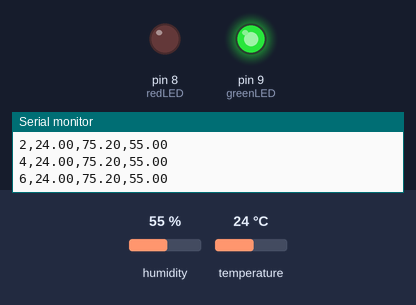
A sketch run on a simulated Arduino Uno, built with avr-gcc and run on an emulated ATmega328P. Parts: output pins drawn as LEDs (lit = HIGH), the last lines printed to the serial monitor. The inputs (shaded band) are chosen by the test bench; at power-on: humidity 55 %, temperature 24 °C.

Above: at 6.8 s.
6.9 s: humidity set to 79 %
12.3 s: humidity set to 82 %
At 14.4 s:
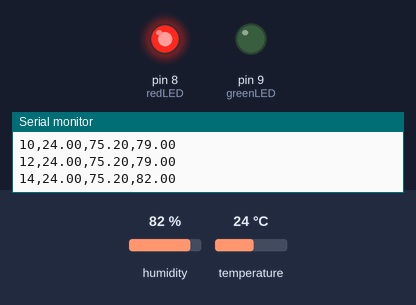
17.7 s: humidity set to 22 %
At 18.7 s:
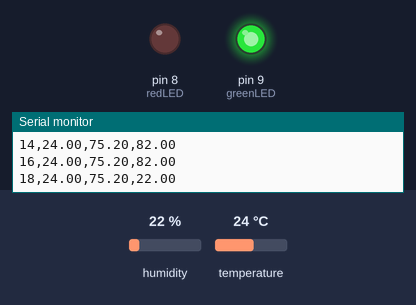
23.1 s: humidity set to 88 %
At 27.2 s:
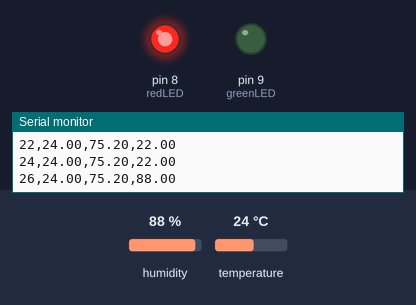
Timing chart, 0 to 28.7 s (numbered marks = the images above; inputs shaded):
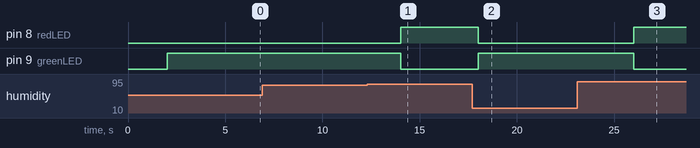

The sketch:

dht11_station.ino
```cpp
#include <DHT.h>

#define DHTPIN 2
#define DHTTYPE DHT11

DHT dht(DHTPIN, DHTTYPE);


const int redLED = 8;
const int greenLED = 9;

unsigned long previousMillis = 0;
const long interval = 2000;

void setup() {
  Serial.begin(9600);
  dht.begin();

  pinMode(redLED, OUTPUT);
  pinMode(greenLED, OUTPUT);

  Serial.println("timestamp,temp_C,temp_F,humidity");
}

void loop() {
  unsigned long currentMillis = millis();

  if (currentMillis - previousMillis >= interval) {
    previousMillis = currentMillis;

    float tempC = dht.readTemperature();
    float humidity = dht.readHumidity();
    float tempF = (tempC * 9.0 / 5.0) + 32;

    if (isnan(tempC) || isnan(humidity)) {
      Serial.println("ERROR,ERROR,ERROR,ERROR");
      return;
    }


    unsigned long timestamp = currentMillis / 1000;

    Serial.print(timestamp);
    Serial.print(",");
    Serial.print(tempC);
    Serial.print(",");
    Serial.print(tempF);
    Serial.print(",");
    Serial.println(humidity);


    if (tempC > 35 || humidity > 80) {
      digitalWrite(redLED, HIGH);
      digitalWrite(greenLED, LOW);
    } else {
      digitalWrite(redLED, LOW);
      digitalWrite(greenLED, HIGH);
    }
  }
}
```

Measured:
- the behaviour switches between 80 and 81 % on humidity (found by bisection; images 0 and 1)
- after the input at 12.3 s, pin 8 (redLED): LOW → HIGH after 1.7 s; pin 9 (greenLED): HIGH → LOW after 1.7 s
- after the input at 17.7 s, pin 8 (redLED): HIGH → LOW after 0.33 s; pin 9 (greenLED): LOW → HIGH after 0.33 s
- after the input at 23.1 s, pin 8 (redLED): LOW → HIGH after 2.9 s; pin 9 (greenLED): HIGH → LOW after 2.9 s
